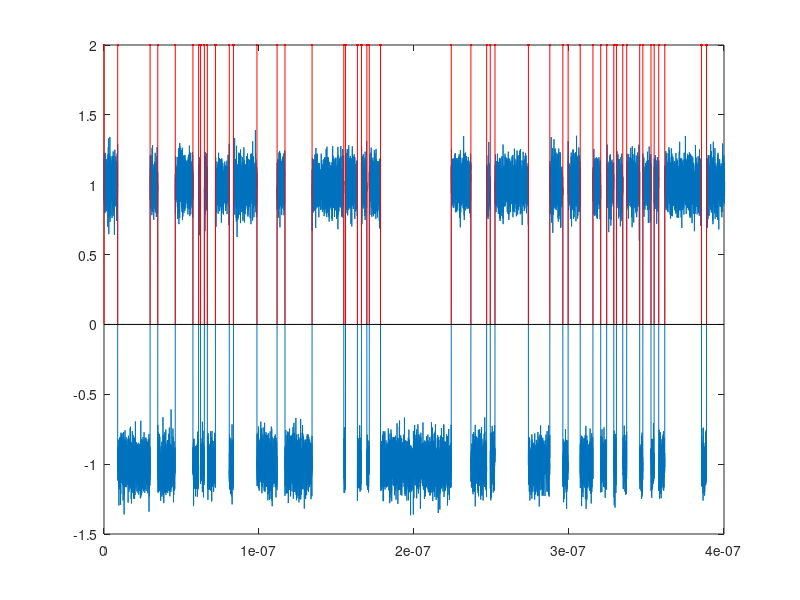

MATLAB code for this plot: (Note: this script raises an error after producing the figure.)
load("Q2_DATA.csv");
format long
a = Q2_DATA;
time = a(:,1);
x = a(:,2);
plot(time,x)
xlim([0,4*10^-6])
%zero_crossing
zero_crossing(1) = 0;
k = 2;
for i = 2: length(x)
    if x(i)<0
        if x(i-1)>0
            zero_crossing(k) = time(i);
            k =k+1;
        end 
    end
    if x(i)>0
        if x(i-1)<0
            zero_crossing(k) = time(i);
            k =k+1;
        end 
    end
end
hold on;
stem(zero_crossing,ones(1,length(zero_crossing))*2,'r.')
xlim([0,4*10^-7])
mean_length_of_pulse = sum(diff(zero_crossing))...
    /length(diff(zero_crossing))

lambda_est = 1/mean_length_of_pulse

lambda_est = 145/time(end)

%%
dt = diff(time(1:843));
xave = x(1:842);
a = dt.*xave;

integration = sum(a)/time(843)

lambda = (1-integration)/(2*time(843))

syms f(x)
f(x) = ((1-exp(-x))/x)-integration;
sol = vpasolve(f)
lambda = sol/(2*time(843))
